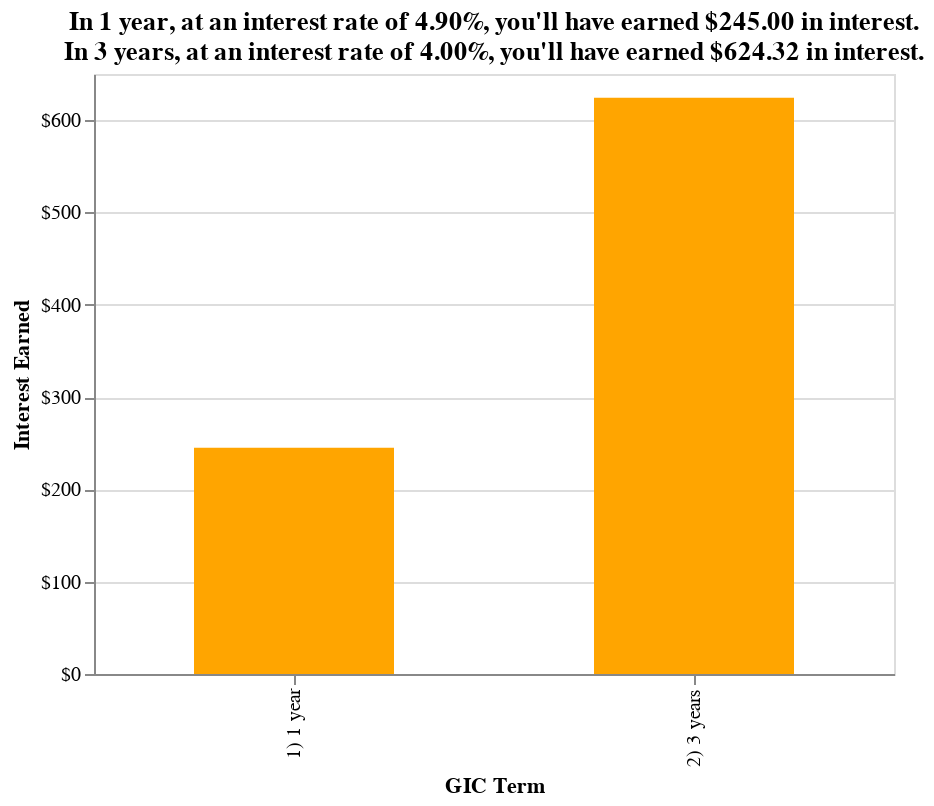

Notebook code for this chart:
### Markdown cell above
### GIC Plotting

Eva didn't realize that there would be such a big difference in return amounts between the two investments until she calculated it using `calculate_gic_difference`! 🤑

But HOLD ON! What are the interests she would have earned again??? 😳

Apart from the numbers, it's always nice to have a chart to illustrate the difference between the two investments. Then she can easily see the difference between the investment options and make a smart decision. 😎

To create the chart comparing the GIC investment options at Bank A, Eva runs the the following code:

### Code cell
from gic_calculator.gic_plotting import gic_plotting
gic_plotting(5000, [1, 3])

### Figure 1 — Vega-Lite specification as saved in the notebook (floating-point values rounded to 4 significant figures)
{"config": {"view": {"continuousWidth": 300, "continuousHeight": 300}, "scale": {"bandPaddingInner": 0.5}}, "data": {"name": "data-45474556d2963b90e2502becc5c105d3"}, "mark": {"type": "bar"}, "encoding": {"color": {"value": "orange"}, "x": {"field": "term_length", "title": "GIC Term", "type": "nominal"}, "y": {"axis": {"format": "$~s"}, "field": "interest", "title": "Interest Earned", "type": "quantitative"}}, "title": {"text": ["In 1 year, at an interest rate of 4.90%, you'll have earned $245.00 in interest.", "In 3 years, at an interest rate of 4.00%, you'll have earned $624.32 in interest."]}, "width": {"step": 200}, "$schema": "https://vega.github.io/schema/vega-lite/v5.16.3.json", "datasets": {"data-45474556d2963b90e2502becc5c105d3": [{"term_length": "1) 1 year", "interest": 245.0}, {"term_length": "2) 3 years", "interest": 624.3}]}}
